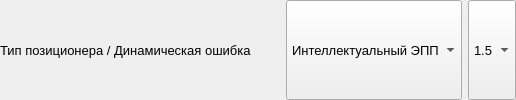
        <widget class="QWidget" name="widget_dinamicError_positionerType" native="true">
         <property name="sizePolicy">
          <sizepolicy hsizetype="Preferred" vsizetype="Preferred">
           <horstretch>0</horstretch>
           <verstretch>0</verstretch>
          </sizepolicy>
         </property>
         <property name="font">
          <font>
           <family>Segoe UI</family>
           <pointsize>16</pointsize>
          </font>
         </property>
         <layout class="QHBoxLayout" name="horizontalLayout_dinamicError_positionerType">
          <property name="spacing">
           <number>6</number>
          </property>
          <property name="leftMargin">
           <number>0</number>
          </property>
          <property name="topMargin">
           <number>0</number>
          </property>
          <property name="rightMargin">
           <number>0</number>
          </property>
          <property name="bottomMargin">
           <number>0</number>
          </property>
          <item>
           <widget class="QLabel" name="label_dinamicError_positionerType">
            <property name="sizePolicy">
             <sizepolicy hsizetype="Preferred" vsizetype="Preferred">
              <horstretch>0</horstretch>
              <verstretch>0</verstretch>
             </sizepolicy>
            </property>
            <property name="minimumSize">
             <size>
              <width>280</width>
              <height>0</height>
             </size>
            </property>
            <property name="maximumSize">
             <size>
              <width>280</width>
              <height>16777215</height>
             </size>
            </property>
            <property name="font">
             <font>
              <family>Segoe UI</family>
              <pointsize>10</pointsize>
             </font>
            </property>
            <property name="text">
             <string>Тип позиционера / Динамическая ошибка</string>
            </property>
           </widget>
          </item>
          <item>
           <widget class="QComboBox" name="comboBox_positionerType">
            <property name="sizePolicy">
             <sizepolicy hsizetype="Preferred" vsizetype="Preferred">
              <horstretch>0</horstretch>
              <verstretch>0</verstretch>
             </sizepolicy>
            </property>
            <property name="font">
             <font>
              <family>Segoe UI</family>
              <pointsize>10</pointsize>
             </font>
            </property>
            <property name="styleSheet">
             <string notr="true">padding: 2px 5px;</string>
            </property>
            <item>
             <property name="text">
              <string>Интеллектуальный ЭПП</string>
             </property>
            </item>
            <item>
             <property name="text">
              <string>ЭПП</string>
             </property>
            </item>
            <item>
             <property name="text">
              <string>ПП</string>
             </property>
            </item>
            <item>
             <property name="text">
              <string>i/p преобразователь</string>
             </property>
            </item>
           </widget>
          </item>
          <item>
           <widget class="QComboBox" name="comboBox_dinamicError">
            <property name="sizePolicy">
             <sizepolicy hsizetype="Preferred" vsizetype="Preferred">
              <horstretch>0</horstretch>
              <verstretch>0</verstretch>
             </sizepolicy>
            </property>
            <property name="font">
             <font>
              <family>Segoe UI</family>
              <pointsize>10</pointsize>
             </font>
            </property>
            <property name="styleSheet">
             <string notr="true">padding: 2px 5px;</string>
            </property>
            <item>
             <property name="text">
              <string>1.5</string>
             </property>
            </item>
            <item>
             <property name="text">
              <string>2.5</string>
             </property>
            </item>
           </widget>
          </item>
         </layout>
        </widget>
